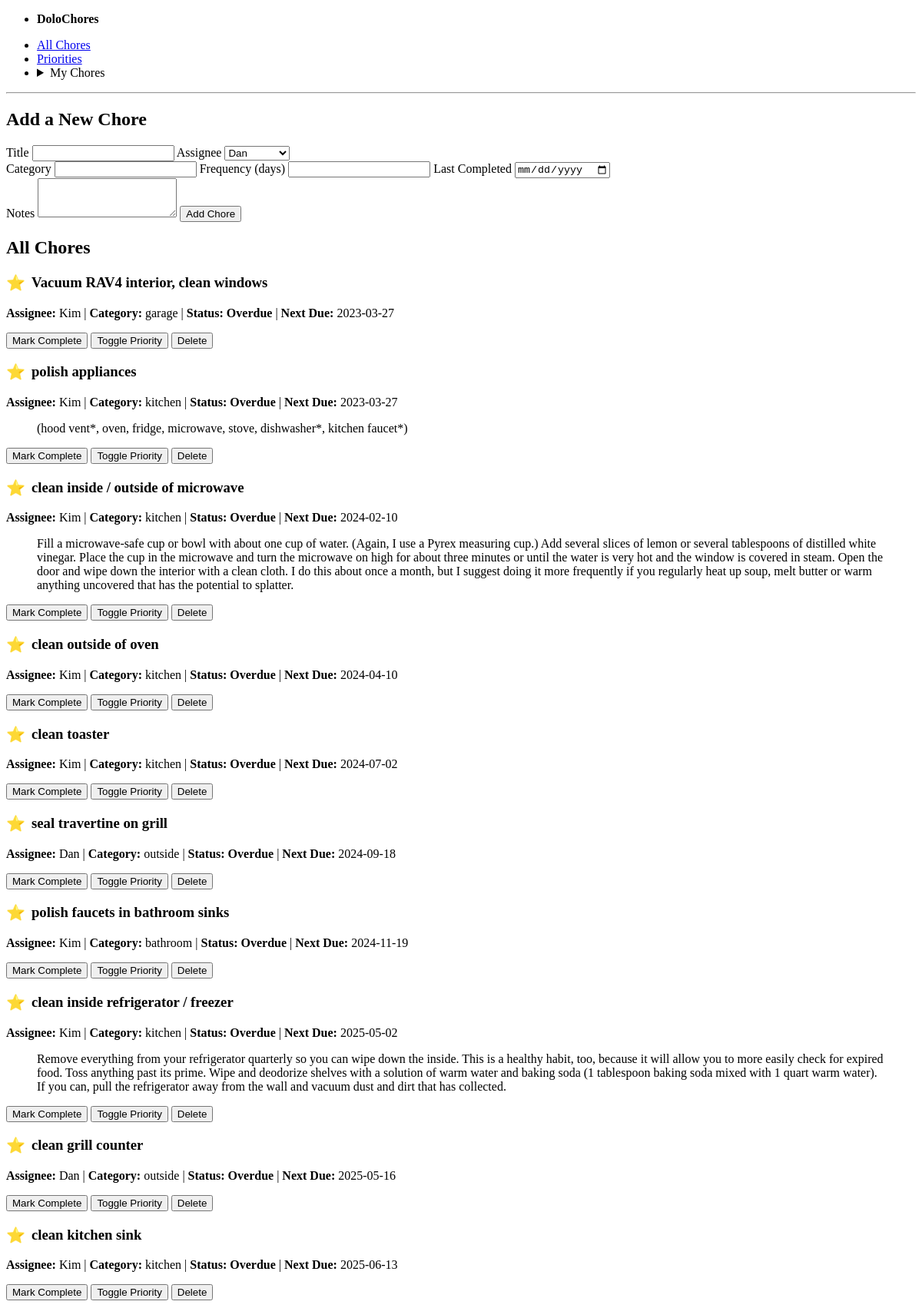
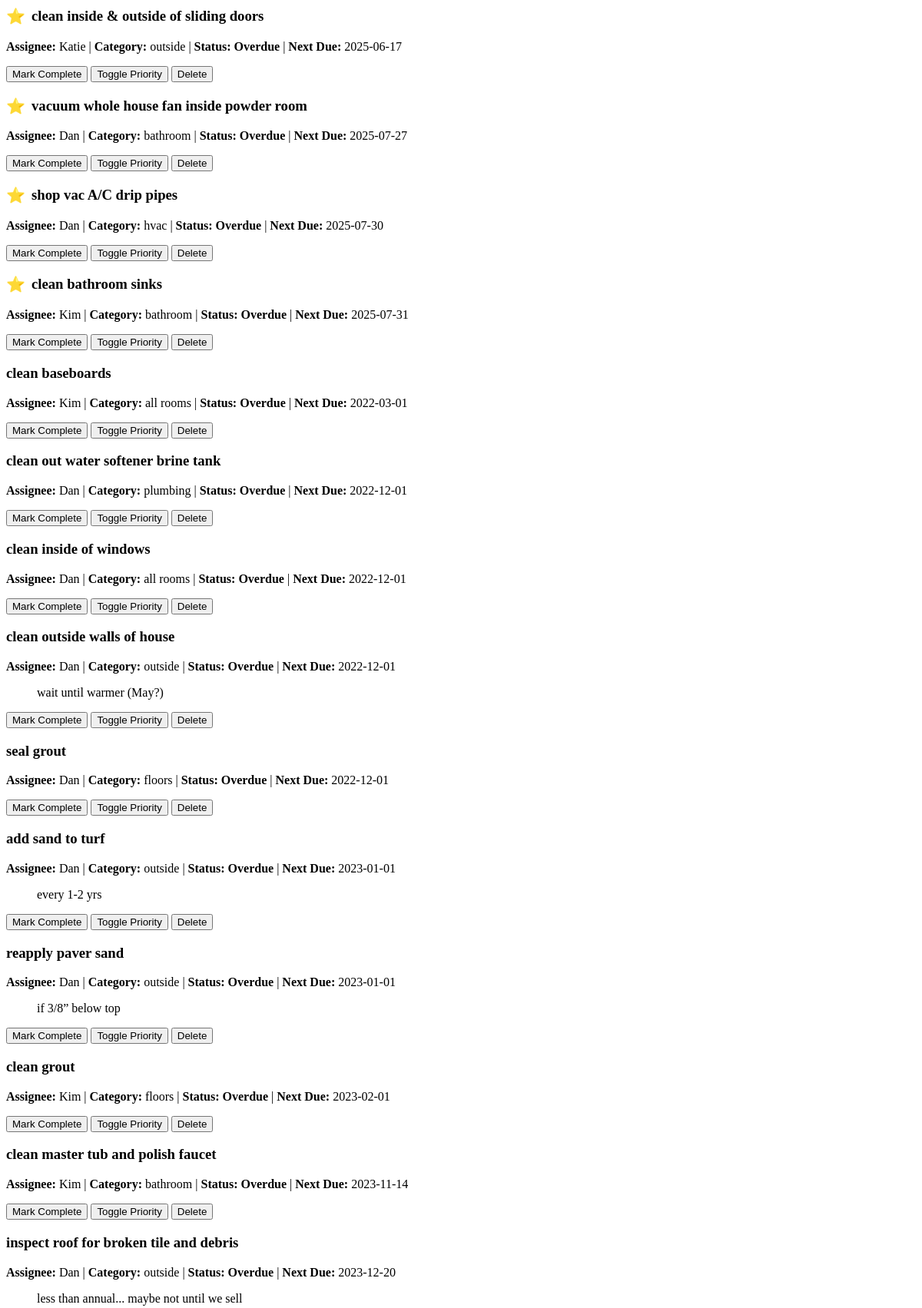
The page / (upper part) on the database its author committed (2 pictures, top to bottom).
### app.py (models this page shows, shortened)
class Chore(db.Model):
    id = db.Column(db.Integer, primary_key=True)
    title = db.Column(db.String(120), nullable=False)
    user_id = db.Column(db.Integer, db.ForeignKey('user.id'), nullable=False)
    category = db.Column(db.String(50))
    frequency = db.Column(db.Integer, nullable=False)  # in days
    last_completed = db.Column(db.Date, default=date.today)
    is_priority = db.Column(db.Boolean, default=False)
    notes = db.Column(db.Text)
    previous_last_completed = db.Column(db.Date)
    @property
    def next_due(self):
        if self.last_completed and self.frequency:
            return self.last_completed + timedelta(days=self.frequency)
        return None
    @property
    def status(self):
        today = date.today()
        next_due_date = self.next_due
        if not next_due_date:
            return "N/A"
        if next_due_date < today:
            return "Overdue"
        if self.frequency > 30:
            if today <= next_due_date <= today + timedelta(days=30):
                return "Due Soon"
        else:
            if today <= next_due_date <= today + timedelta(days=14):
                return "Due Soon"
        return "Completed Recently"

class User(db.Model):
    id = db.Column(db.Integer, primary_key=True)
    name = db.Column(db.String(80), unique=True, nullable=False)
    chores = db.relationship('Chore', backref='assignee', lazy=True)

### app.py (the view)
@app.route('/')
def all_chores():
    status_order = case(
        {"Overdue": 1, "Due Soon": 2, "Completed Recently": 3},
        value=Chore.status,
        else_=4
    )
    chores = Chore.query.all()
    status_map = {"Overdue": 1, "Due Soon": 2, "Completed Recently": 3}
    chores.sort(key=lambda c: (status_map.get(c.status, 4), not c.is_priority, c.next_due, -c.frequency))
    return render_template('index.html', chores=chores, users=User.query.all(), title="All Chores")

### templates/index.html (shortened to what this page needs)
{% extends "layout.html" %}
{% block content %}
<section>
    <h2>Add a New Chore</h2>
    <form id="add-chore-form">
        <div class="grid">
            <label for="title">
                Title
                <input type="text" id="title" name="title" required>
            </label>
            <label for="user_id">
                Assignee
                <select id="user_id" name="user_id" required>
                    {% for user in users %}
                    <option value="{{ user.id }}">{{ user.name }}</option>
                    {% endfor %}
                </select>
            </label>
        </div>
        <div class="grid">
            <label for="category">
                Category
                <input type="text" id="category" name="category">
            </label>
            <label for="frequency">
                Frequency (days)
                <input type="number" id="frequency" name="frequency" required>
            </label>
            <label for="last_completed">
                Last Completed
                <input type="date" id="last_completed" name="last_completed" required>
            </label>
        </div>
        <label for="notes">Notes</label>
        <textarea id="notes" name="notes" rows="3"></textarea>
        <button type="submit">Add Chore</button>
    </form>
</section>
<section>
    <h2>All Chores</h2>
    {% for chore in chores %}
    <article class="chore-card" data-chore-id="{{ chore.id }}">
        <header>
            <h3 class="chore-title {{ chore.status | lower | replace(' ', '-') }}">
                {% if chore.is_priority %}
                <span title="High Priority">⭐</span>
                {% endif %}
                {{ chore.title }}
            </h3>
        </header>
        <p>
            <strong>Assignee:</strong> {{ chore.assignee.name }} |
            <strong>Category:</strong> {{ chore.category | default('N/A') }} |
            <strong>Status:</strong> <span class="status-{{ chore.status | lower | replace(' ', '-') }}">{{ chore.status }}</span> |
            <strong>Next Due:</strong> {{ chore.next_due.strftime('%Y-%m-%d') if chore.next_due else 'N/A' }}
        </p>
        {% if chore.notes %}
        <blockquote>{{ chore.notes }}</blockquote>
        {% endif %}
        <footer>
            <div class="grid">
                <button class="contrast complete-btn">Mark Complete</button>
                <button class="secondary priority-btn">Toggle Priority</button>
                <button class="secondary outline delete-btn">Delete</button>
            </div>
        </footer>
    </article>
    {% else %}
    <p>No chores found. Add one above!</p>
    {% endfor %}
</section>
{% endblock %}

### static/css/style.css (style rules this page uses)
.status-overdue { color: var(--pico-color-red-550); font-weight: bold; }
article { margin-bottom: var(--pico-spacing); }
article h3 { display: flex; align-items: center; }
article h3 span[title="High Priority"] { margin-right: 0.5rem; font-size: 1.25rem; }

### rows shown on the page
Chore: title "Vacuum RAV4 interior, clean windows", assignee.name "Kim", category "garage", status "Overdue", next_due "2023-03-27"
Chore: title "polish appliances", assignee.name "Kim", category "kitchen", status "Overdue", next_due "2023-03-27", notes "(hood vent*, oven, fridge, microwave, stove, dishwasher*, kitchen faucet*)"
Chore: title "clean inside / outside of microwave", assignee.name "Kim", category "kitchen", status "Overdue", next_due "2024-02-10", notes "Fill a microwave-safe cup or bowl with about one cup of water. (Again, I use a Pyrex measuring cup.) Add several slices of lemon or several tablespoons of distilled white vinegar. Place the cup in the microwave and turn the microwave on high for about three minutes or until the water is very hot and the window is covered in steam. Open the door and wipe down the interior with a clean cloth. I do this about once a month, but I suggest doing it more frequently if you regularly heat up soup, melt butter or warm anything uncovered that has the potential to splatter."
Chore: title "clean outside of oven", assignee.name "Kim", category "kitchen", status "Overdue", next_due "2024-04-10"
Chore: title "clean toaster", assignee.name "Kim", category "kitchen", status "Overdue", next_due "2024-07-02"
Chore: title "seal travertine on grill", assignee.name "Dan", category "outside", status "Overdue", next_due "2024-09-18"
Chore: title "polish faucets in bathroom sinks", assignee.name "Kim", category "bathroom", status "Overdue", next_due "2024-11-19"
Chore: title "clean inside refrigerator / freezer", assignee.name "Kim", category "kitchen", status "Overdue", next_due "2025-05-02", notes "Remove everything from your refrigerator quarterly so you can wipe down the inside. This is a healthy habit, too, because it will allow you to more easily check for expired food. Toss anything past its prime. Wipe and deodorize shelves with a solution of warm water and baking soda (1 tablespoon baking soda mixed with 1 quart warm water). If you can, pull the refrigerator away from the wall and vacuum dust and dirt that has collected."
Chore: title "clean grill counter", assignee.name "Dan", category "outside", status "Overdue", next_due "2025-05-16"
Chore: title "clean kitchen sink", assignee.name "Kim", category "kitchen", status "Overdue", next_due "2025-06-13"
Chore: title "clean inside & outside of sliding doors", assignee.name "Katie", category "outside", status "Overdue", next_due "2025-06-17"
Chore: title "vacuum whole house fan inside powder room", assignee.name "Dan", category "bathroom", status "Overdue", next_due "2025-07-27"
Chore: title "shop vac A/C drip pipes", assignee.name "Dan", category "hvac", status "Overdue", next_due "2025-07-30"
Chore: title "clean bathroom sinks", assignee.name "Kim", category "bathroom", status "Overdue", next_due "2025-07-31"
Chore: title "clean baseboards", assignee.name "Kim", category "all rooms", status "Overdue", next_due "2022-03-01"
Chore: title "clean out water softener brine tank", assignee.name "Dan", category "plumbing", status "Overdue", next_due "2022-12-01"
Chore: title "clean inside of windows", assignee.name "Dan", category "all rooms", status "Overdue", next_due "2022-12-01"
Chore: title "clean outside walls of house", assignee.name "Dan", category "outside", status "Overdue", next_due "2022-12-01", notes "wait until warmer (May?)"
Chore: title "seal grout", assignee.name "Dan", category "floors", status "Overdue", next_due "2022-12-01"
Chore: title "add sand to turf", assignee.name "Dan", category "outside", status "Overdue", next_due "2023-01-01", notes "every 1-2 yrs"
Chore: title "reapply paver sand", assignee.name "Dan", category "outside", status "Overdue", next_due "2023-01-01", notes "if 3/8” below top"
Chore: title "clean grout", assignee.name "Kim", category "floors", status "Overdue", next_due "2023-02-01"
Chore: title "clean master tub and polish faucet", assignee.name "Kim", category "bathroom", status "Overdue", next_due "2023-11-14"
Chore: title "inspect roof for broken tile and debris", assignee.name "Dan", category "outside", status "Overdue", next_due "2023-12-20", notes "less than annual... maybe not until we sell"

### other values the page prints
form field user_id "Dan"
